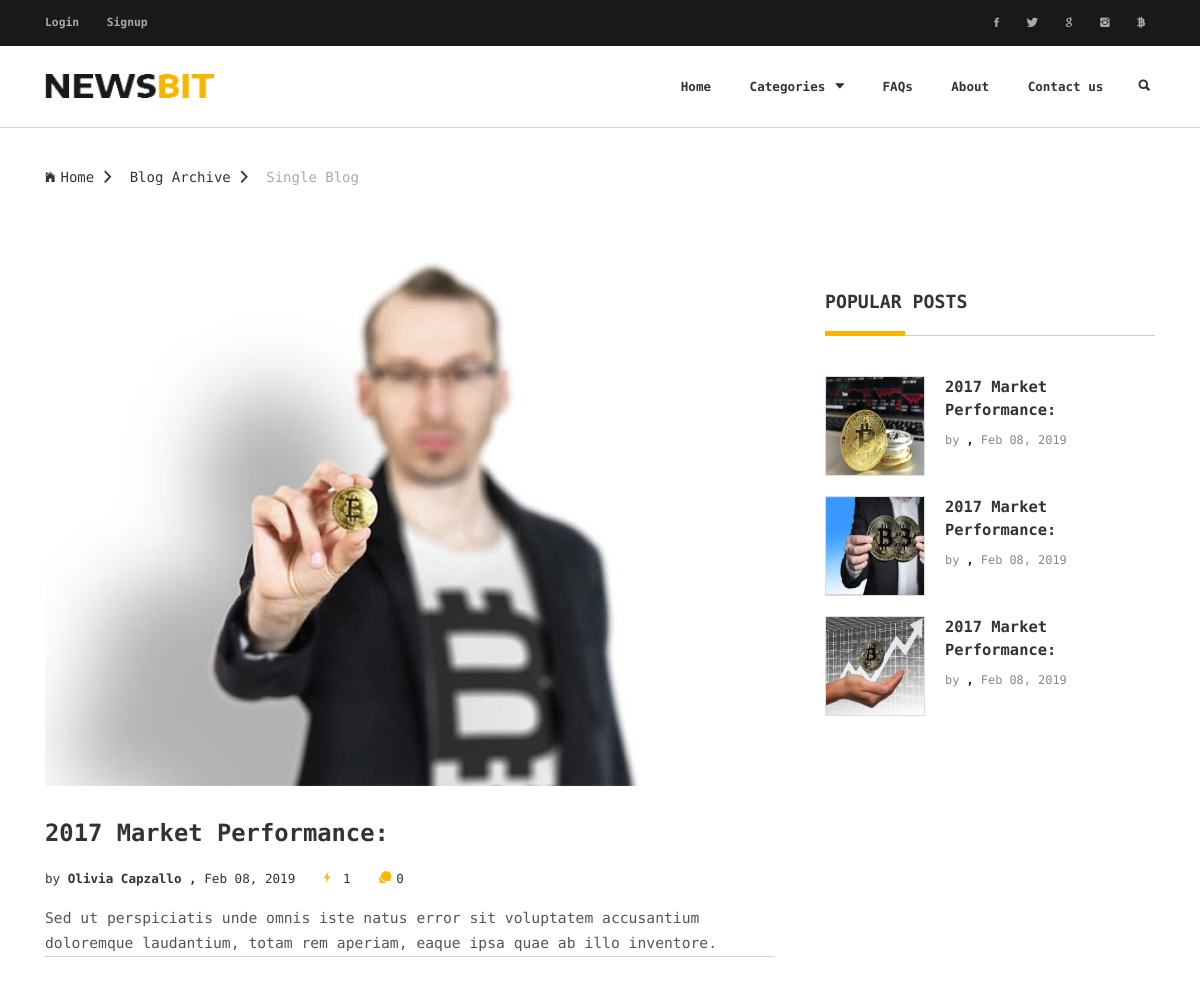
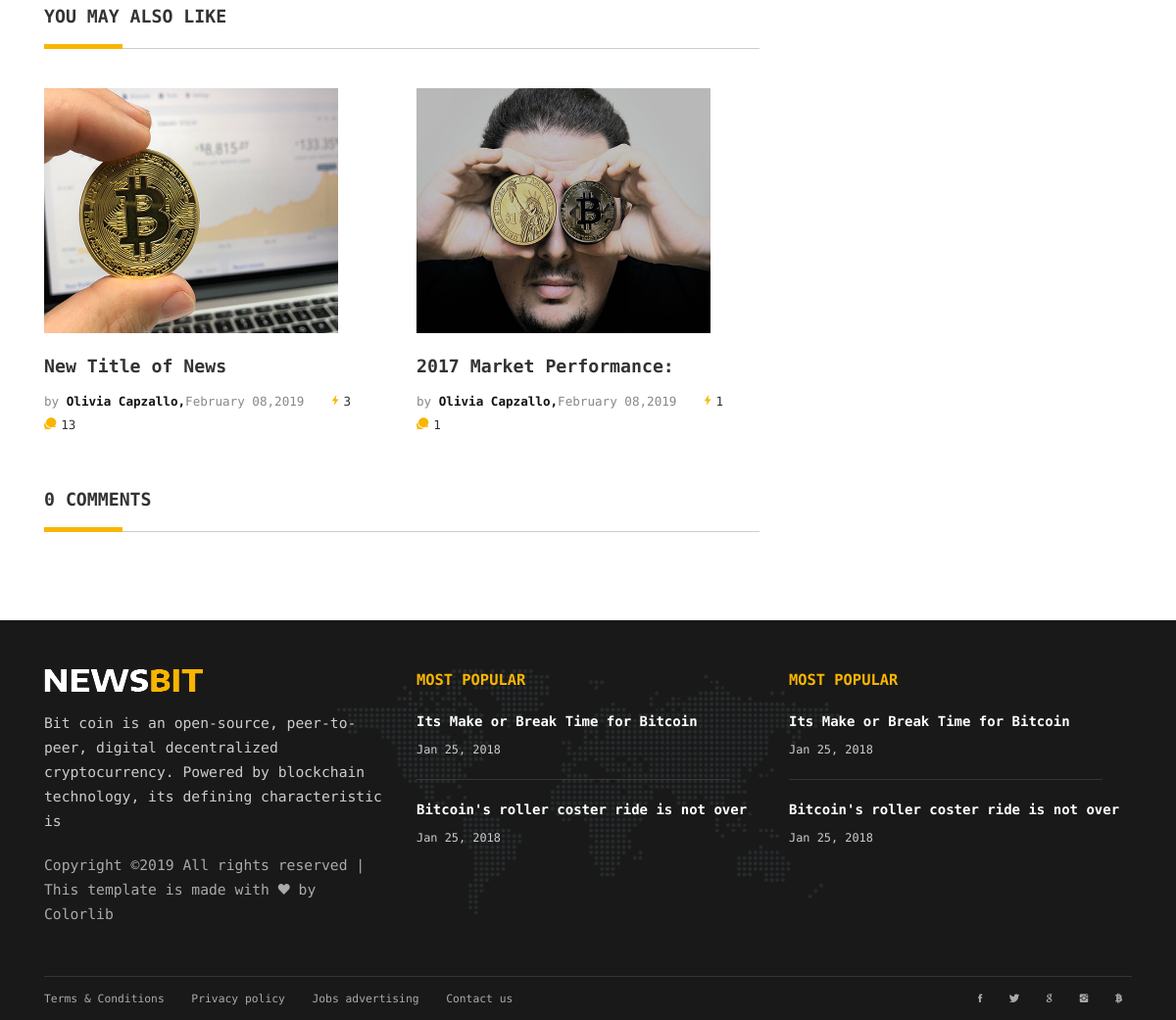
The page /news_detail.php?id=14 on the database its author committed (2 pictures, top to bottom).
### tables this page shows
CREATE TABLE `news` (
  `id` int(11) NOT NULL,
  `user_id` int(11) NOT NULL,
  `cat_id` int(11) NOT NULL,
  `image` text NOT NULL,
  `title` text NOT NULL,
  `content` longtext NOT NULL,
  `link` text NOT NULL,
  `news_date` timestamp NOT NULL DEFAULT CURRENT_TIMESTAMP,
  `copywrite` text NOT NULL
);

### config.php (called while the page is built, shortened)
<?php
function getNewsViewers($conn,$news_id) {
	$views = $conn->prepare("SELECT * FROM news_view WHERE news_id = $news_id");
	$views->execute();
	$totalViews = $views->rowCount();
	return $totalViews;
}
function getNewsComments($conn,$news_id) {
	$com = $conn->prepare("SELECT * FROM news_comments WHERE news_id = $news_id");
	$com->execute();
	$totalComments = $com->rowCount();
	return $totalComments;
}
?>

### news_detail.php (the view, shortened to what this page needs)
<?php
include "header.php";
$news_id = $_GET['id'];
$detail = $conn->prepare("SELECT * FROM news WHERE id = $news_id");
$detail->execute();
$news_detail = $detail->fetch();
$dnews_date = date('M d, Y', strtotime($news_detail['news_date']));
?>
<section class="ptb-0">
		<div class="mb-30 brdr-ash-1 opacty-5"></div>
		<div class="container">
			<a class="mt-10" href="index.html"><i class="mr-5 ion-ios-home"></i>Home<i class="mlr-10 ion-chevron-right"></i></a>
			<a class="mt-10" href="archive-page.html">Blog Archive<i class="mlr-10 ion-chevron-right"></i></a>
			<a class="mt-10 color-ash" href="single-page.html">Single Blog</a>
		</div>
	</section>
	<section>
		<div class="container">
			<div class="row">
				<div class="col-md-12 col-lg-8">
					<img src="<?php echo $news_detail['image']; ?>" alt="">
					<h3 class="mt-30"><b><?php echo $news_detail['title']; ?></b></h3>
					<ul class="list-li-mr-20 mtb-15">
						<li>by <b> <?php echo $news_detail['copywrite']; ?> ,</b></a> <?php echo $dnews_date; ?></li>
						<li><i class="color-primary mr-5 font-12 ion-ios-bolt"></i>
							<?php echo getNewsViewers($conn,$news_id); ?></li>
						<li><i class="color-primary mr-5 font-12 ion-chatbubbles"></i><?php echo getNewsComments($conn,$news_id); ?></li>
					</ul>
					<p><?php echo $news_detail['content']; ?></p>
					<div class="brdr-ash-1 opacty-5"></div>
					<h4 class="p-title mt-50"><b>YOU MAY ALSO LIKE</b></h4>
					<div class="row">
					<?php
                    $may = $conn->prepare("SELECT * FROM news WHERE id != $news_id ORDER BY id DESC LIMIT 2 ");
                    $may->execute();
                    while ( $also = $may->fetch() ) {
						echo '<div class="col-sm-6">
							<a href="news_detail.php?id='.$also['id'].'"><img src="'.$also['image'].'" alt="" style="width:300px;height:250px;">
							<h4 class="pt-20"><a href="news_detail.php?id='.$also['id'].'"><b>'.$also['title'].'</b></a></h4>
							<ul class="list-li-mr-20 pt-10 mb-30">
								<li class="color-lite-black">by <a href="#" class="color-black"><b>'.$also['copywrite'].',</b></a>'.date('F d,Y', strtotime($also['news_date'])).'</li>
								<li><i class="color-primary mr-5 font-12 ion-ios-bolt"></i>'.getNewsViewers($conn,$also['id']).'</li>
								<li><i class="color-primary mr-5 font-12 ion-chatbubbles"></i>'.getNewsComments($conn,$also['id']).'</li>
							</ul>
							</a>
						</div>';
						}
					?>
					</div>
					<?php include "comments.php"; ?>
				</div>
				<?php
                  include "sidebar.php";
				?>
			</div>
		</div>
	</section>
<?php
include "footer.php";
?>

### sidebar.php (shortened to what this page needs)
<?php
$sidebar = $conn->prepare("SELECT * FROM `news` LIMIT 3 ");
$sidebar->execute();
?>
<div class="col-md-6 col-lg-4">
    <div class="pl-20 pl-md-0">
		<div class="mtb-50">
		<h4 class="p-title"><b>POPULAR POSTS</b></h4>
        <?php
        while ( $side = $sidebar->fetch() ) {
        	$suser_id = $side['user_id'];
            $scopywriter = $conn->prepare("SELECT name FROM `users` WHERE id = $suser_id ");
            $scopywriter->execute();
            $sname = $scopywriter->fetch();
            $snews_date = date('M d, Y', strtotime($side['news_date']));
			$data =  <<<HT
<a class="oflow-hidden pos-relative mb-20 dplay-block" href="news_detail.php?id=$side[id]">
				<div class="wh-100x abs-tlr"><img src="$side[image]" style="width:100%;height:100px;border:1px solid #ddd" alt=""></div>
				<div class="ml-120 min-h-100x">
					<h5><b>$side[title]</b></h5>
					<h6 class="color-lite-black pt-10">by
					<span class="color-black"><b>$sname[name],</b></span> $snews_date</h6>
				</div>
			</a>
HT;
			echo $data;
			}
		?>
	</div>
					</div>
				</div>

### assets/common/styles.css (style rules this page uses)
html { font-size: 100%; overflow-x: hidden; width: 100%; margin: 0px; padding: 0px; touch-action: manipulation; }
body { font-size: 14px; font-family: 'Encode Sans Expanded', sans-serif; width: 100%; height: 100%; margin: 0; font-weight: 400; -webkit-font-smoothing: antialiased; -moz-osx-font-smoothing: grayscale; word-wrap: break-word; overflow-x: hidden; color: #333; }
h1,h2,h3,h4,h5,h6 { line-height: 1.5; font-weight: inherit; }
h1,h2,h3 { font-family: 'Encode Sans Expanded', sans-serif; }
p { line-height: 1.7; font-size: 1.05em; font-weight: 400; color: #555; }
h3 { font-size: 1.7em; }
h4 { font-size: 1.3em; }
h5 { font-size: 1.1em; }
h6 { font-size: .85em; }
a, button { display: inline-block; text-decoration: none; color: inherit; line-height: 1.3; -webkit-transition: all .25s ease-in-out; transition: all .25s ease-in-out; }
b { font-weight: 700; }
img { width: 100%; }
li { list-style: none; display: inline-block; line-height: 1.6; font-size: .9em; }
span { display: inline-block; }
::placeholder { color: #ccc; }
.oflow-hidden { overflow: hidden; }
.dplay-block { display: block; }
.opacty-5 { opacity: .5; }
.pos-relative { position: relative; z-index: 1; }
.abs-tlr { position: absolute; top: 0; left: 0; right: 0; z-index: 1; }
.font-12 { font-size: 1.2em; }
.color-ash { color: #aaa; }
.color-primary { color: #F9B500; }
.color-black { color: #111; }
.color-lite-black { color: #888; }
.brdr-ash-1 { height: 1px; background: #aaa; }
section { padding: 50px 0; }
.p-title { position: relative; padding-bottom: 20px; margin-bottom: 40px; }
.p-title:after { content:''; position: absolute; bottom: 0; left: 0; width: 100%; height: 1px; background: #ccc; }
.p-title:before { content:''; position: absolute; bottom: 0; left: 0; width: 80px; height: 5px; background: #F9B500; z-index: 1; }
.wh-100x { height: 100px; width: 100px!important; }
.min-h-100x { min-height: 100px!important; }
.list-li-mr-20 > li { margin-right: 20px; }
.mtb-15 { margin-top: 15px!important; margin-bottom: 15px!important; }
.mtb-50 { margin-top: 50px!important; margin-bottom: 50px!important; }
.mb-20 { margin-bottom: 20px!important; }
.mb-30 { margin-bottom: 30px!important; }
.mt-10 { margin-top: 10px!important; }
.mt-30 { margin-top: 30px!important; }
.mt-50 { margin-top: 50px!important; }
.mlr-10 { margin-left: 10px!important; margin-right: 10px!important; }
.ml-120 { margin-left: 120px!important; }
.mr-5 { margin-right: 5px!important; }
.pt-10 { padding-top: 10px!important; }
.pt-20 { padding-top: 20px!important; }
.pl-20 { padding-left: 20px!important; }
.ptb-0 { padding-top: 0px!important; padding-bottom: 0px!important; }

### rows shown on the page
news: image (picture), title "2017 Market Performance:", copywrite "Olivia Capzallo", news_date "Feb 08, 2019", content "Sed ut perspiciatis unde omnis iste natus error sit voluptatem accusantium doloremque laudantium, totam rem aperiam, eaque ipsa quae ab illo inventore."
news: image (picture), title "New Title of News", copywrite "Olivia Capzallo", news_date "February 08,2019", id "3", id "13"
news: image (picture), title "2017 Market Performance:", copywrite "Olivia Capzallo", news_date "February 08,2019", id "1"
news: image (picture), title "2017 Market Performance:", news_date "Feb 08, 2019"
news: image (picture), title "2017 Market Performance:", news_date "Feb 08, 2019"
news: image (picture), title "2017 Market Performance:", news_date "Feb 08, 2019"

### other values the page prints
getNewsViewers($conn,$news_id) "1"
getNewsComments($conn,$news_id) "0"
$countComment "0"
